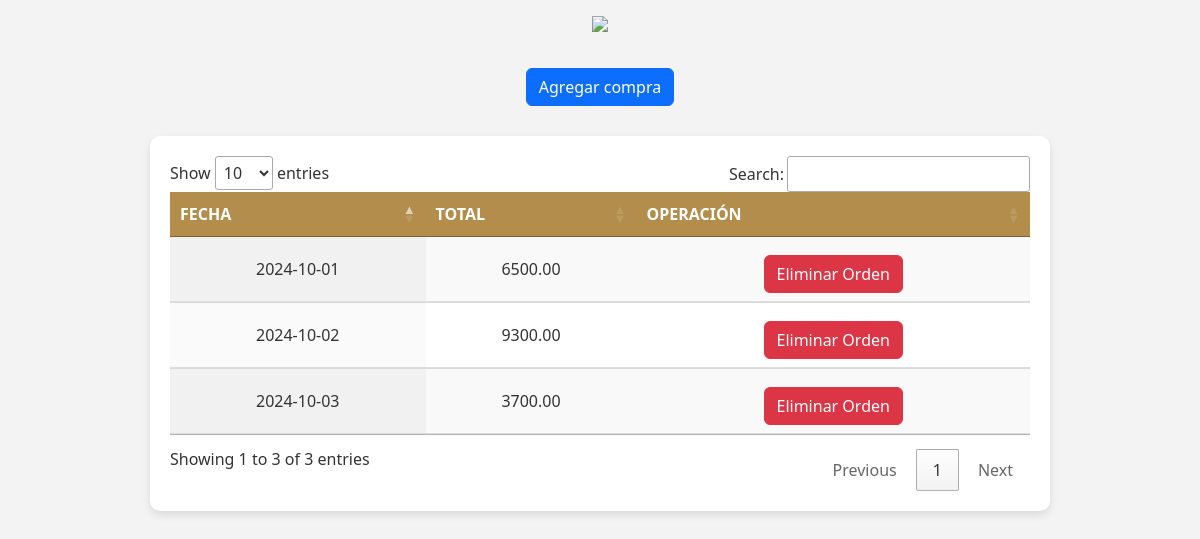
The page /FINAL2/compras.php on the database its author committed.
### tables this page shows
CREATE TABLE IF NOT EXISTS `compras` (
  `id` int(11) NOT NULL AUTO_INCREMENT,
  `id_proveedor` int(11) DEFAULT NULL,
  `fecha` date DEFAULT NULL,
  `total` decimal(10,2) DEFAULT NULL,
  PRIMARY KEY (`id`),
  KEY `id_proveedor` (`id_proveedor`)
);

### FINAL2/compras.php (the view, shortened to what this page needs)
<?php
    $datos = [];
    include 'conexion.php';
    $query = "SELECT id, id_proveedor, fecha, total FROM compras ORDER BY fecha";
    $res = mysqli_query($conn, $query);
    while ($registro = mysqli_fetch_row($res)) {
        $datos[] = $registro;
    }
?>
<!DOCTYPE html>
<html lang="es">
<head>
    <link href="https://cdn.jsdelivr.net/npm/bootstrap@5.3.0/dist/css/bootstrap.min.css"
         rel="stylesheet">
    <link rel="stylesheet" href="https://cdn.datatables.net/1.13.4/css/jquery.dataTables.css" />
</head>
<body>
    <center>
        <a href="admin.php">
            <img src="https://i0.wp.com/tramadiseno.com.mx/wp-content/uploads/2022/08/Negro3x-1.png?fit=949%2C295&ssl=1" width="500px"/>
        </a>
        <br>
        <a class="btn btn-primary" href="agregarordenc.php" role="button">Agregar compra</a>
    </center>
    <div class="table-container">
        <div class="row">
            <div class="col-12">
                <table id="table_id" class="display">
                    <thead>
                        <tr>
                            <th>fecha</th>
                            <th>TOTAL</th>
                            <th>Operación</th>
                        </tr>
                    </thead>
                    <tbody>
                        <?php for($i = 0; $i < count($datos); $i++): ?>
                            <tr>
                                <td><?php echo $datos[$i][2]; ?></td>
                                <td><?php echo $datos[$i][3]; ?></td>
                                <td>
                                    <a class="btn btn-danger" href="eliminarcompra.php?id=<?php echo $datos[$i][0]; ?>" role="button">Eliminar Orden</a>
                                </td>
                            </tr>
                        <?php endfor; ?>
                    </tbody>
                </table>
            </div>
        </div>
    </div>
</body>
</html>

### FINAL2/compras.php (style rules this page uses)
body { background-color: #f3f3f3; font-family: 'Segoe UI', Tahoma, Geneva, Verdana, sans-serif; color: #333; }
.table-container { max-width: 900px; margin: 30px auto; padding: 20px; background-color: white; border-radius: 10px; box-shadow: 0 4px 8px rgba(0, 0, 0, 0.1); }
table { width: 100%; border-collapse: collapse; text-align: center; }
th, td { padding: 12px; border-bottom: 1px solid #ddd; }
th { background-color: #b28d4c; color: white; text-transform: uppercase; }
td { background-color: #fff; color: #333; }
a { display: block; margin-top: 10px; text-align: center; }

### rows shown on the page
compras: fecha "2024-10-01", total "6500.00"
compras: fecha "2024-10-02", total "9300.00"
compras: fecha "2024-10-03", total "3700.00"
